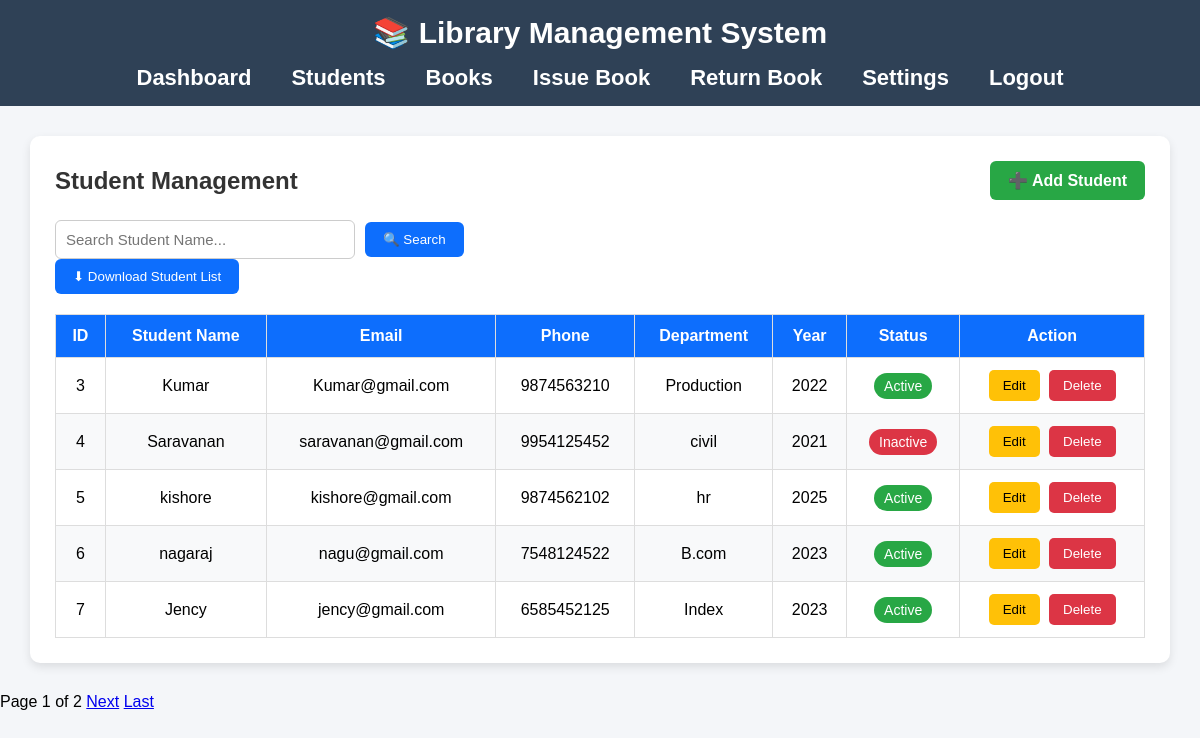
The page /student_list/ on the database its author committed.
### book/models.py (models this page shows, shortened)
class Student(models.Model):
    name = models.CharField(max_length=10)
    email = models.EmailField()
    phone = models.CharField(max_length=10)
    department = models.CharField(max_length=50)
    year = models.IntegerField()
    age = models.IntegerField()
    grade = models.CharField(max_length=10, default="A")
    status = models.CharField(max_length=20, default="Active")

### book/views.py (the view)
# urls.py: path('student_list/',views.student_list, name='student_list'),
def student_list(request):
    search = request.GET.get("search")
    if search:
        students = Student.objects.filter(name__icontains=search)
    else:
        students = Student.objects.all()
    paginator = Paginator(students, 5)   # small letter variable
    page_number = request.GET.get("page")
    students = paginator.get_page(page_number)
    return render(request, "student_list.html", {
        "students": students
    })

### book/templates/student_list.html (shortened to what this page needs)
{% extends 'base.html' %}
{% load static %}
{% block css %}
<link rel="stylesheet" href="{% static 'student_list.css' %}">
{% endblock %}
{% block content %}
<div class="container">
    <div class="top-bar">
        <h2>Student Management</h2>
        <a href="{% url 'add_student' %}" class="add-btn">
            ➕ Add Student
        </a>
    </div>
    <div class="search-box">
        <form method="GET">
            <input
                type="search"
                name="search"
                placeholder="Search Student Name..."
                value="{{ request.GET.search }}"
            >
            <button type="submit">
                🔍 Search
            </button>
        </form>
        <form action="{% url 'export_student_excel' %}" method="GET">
            <button type="submit" class="download">
                ⬇ Download Student List
            </button>
        </form>
    </div>
    <table>
        <thead>
            <tr>
                <th>ID</th>
                <th>Student Name</th>
                <th>Email</th>
                <th>Phone</th>
                <th>Department</th>
                <th>Year</th>
                <th>Status</th>
                <th>Action</th>
            </tr>
        </thead>
        <tbody>
        {% for s in students %}
            <tr>
                <td>{{ s.id }}</td>
                <td>{{ s.name }}</td>
                <td>{{ s.email }}</td>
                <td>{{ s.phone }}</td>
                <td>{{ s.department }}</td>
                <td>{{ s.year }}</td>
                <td>
                    {% if s.status == "Active" %}
                        <span class="status-active">{{ s.status }}</span>
                    {% else %}
                        <span class="status-inactive">{{ s.status }}</span>
                    {% endif %}
                </td>
                <td>
                    <form action="{% url 'edit_student' s.id %}" method="GET" style="display:inline;">
                        <button type="submit" class="edit-btn">
                            Edit
                        </button>
                    </form>
                    <form action="{% url 'delete_student' s.id %}" method="POST" style="display:inline;">
                        <button
                            type="submit"
                            class="delete-btn"
                            onclick="return confirm('Are you sure you want to delete this student?');">
                            Delete
                        </button>
                    </form>
                </td>
            </tr>
        {% empty %}
            <tr>
                <td colspan="8" style="text-align:center;">
                    No Students Found
                </td>
            </tr>
        {% endfor %}
        </tbody>
    </table>
</div>
<div class="pagination">
    <span>
        Page {{ students.number }} of {{ students.paginator.num_pages }}
    </span>
    {% if students.has_next %}
        <a href="?page={{ students.next_page_number }}">Next</a>
        <a href="?page={{ students.paginator.num_pages }}">Last</a>
    {% endif %}
</div>
{% endblock %}

### book/static/base.css (style rules this page uses)
* { margin:0; padding:0; box-sizing:border-box; }
body { font-family:Arial, Helvetica, sans-serif; background:#f4f4f4; }

### book/static/student_list.css (style rules this page uses)
* { margin:0; padding:0; box-sizing:border-box; font-family:Arial, Helvetica, sans-serif; }
body { background:#f4f6f9; }
.container { width:95%; max-width:1200px; margin:30px auto; background:white; padding:25px; border-radius:10px; box-shadow:0 4px 10px rgba(0,0,0,0.1); }
.top-bar { display:flex; justify-content:space-between; align-items:center; margin-bottom:20px; }
.top-bar h2 { color:#333; }
.add-btn { text-decoration:none; background:#28a745; color:white; padding:10px 18px; border-radius:6px; font-weight:bold; transition:0.3s; }
.search-box { margin-bottom:20px; }
.search-box form { display:flex; gap:10px; align-items:center; }
.search-box input { width:300px; padding:10px; border:1px solid #ccc; border-radius:6px; outline:none; font-size:15px; }
.search-box button { padding:10px 18px; background:#0d6efd; color:white; border:none; border-radius:6px; cursor:pointer; transition:0.3s; }
table { width:100%; border-collapse:collapse; }
table thead { background:#0d6efd; color:white; }
table th, table td { padding:12px; text-align:center; border:1px solid #ddd; }
table tbody tr:nth-child(even) { background:#f8f9fa; }
.status-active { background:#28a745; color:white; padding:5px 10px; border-radius:20px; font-size:14px; }
.status-inactive { background:#dc3545; color:white; padding:5px 10px; border-radius:20px; font-size:14px; }
.edit-btn { background:#ffc107; color:black; border:none; padding:8px 14px; border-radius:5px; cursor:pointer; margin-right:5px; transition:0.3s; }
.delete-btn { background:#dc3545; color:white; border:none; padding:8px 14px; border-radius:5px; cursor:pointer; transition:0.3s; }

### rows shown on the page
Student: id "3", name "Kumar", email "Kumar@gmail.com", phone "9874563210", department "Production", year "2022", status "Active"
Student: id "4", name "Saravanan", email "saravanan@gmail.com", phone "9954125452", department "civil", year "2021", status "Inactive"
Student: id "5", name "kishore", email "kishore@gmail.com", phone "9874562102", department "hr", year "2025", status "Active"
Student: id "6", name "nagaraj", email "nagu@gmail.com", phone "7548124522", department "B.com", year "2023", status "Active"
Student: id "7", name "Jency", email "jency@gmail.com", phone "6585452125", department "Index", year "2023", status "Active"

### other values the page prints
{{ students.number }} "1"
{{ students.paginator.num_pages }} "2"
